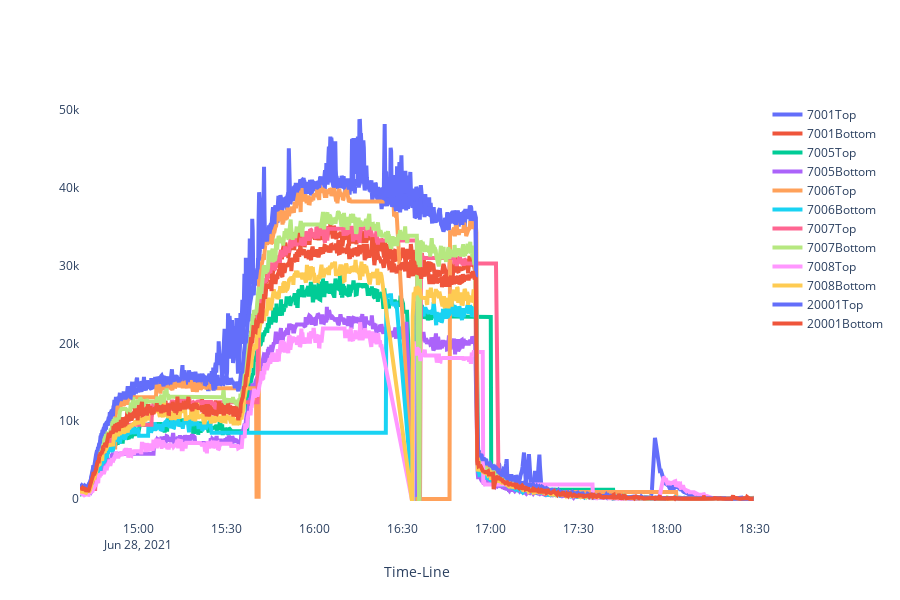

Notebook code cell kept with this figure:
### Code cell
mongodata.plot_ptHtml(data)

### Figure 1 — Plotly figure (JSON) as saved in the notebook; plotly's stock layout.template omitted (floating-point values rounded to 4 significant figures; data arrays with more than 128 entries replaced by an {"elided": "..."} marker saying what was removed)
{"data": [{"line": {"width": 4}, "name": "7001Top", "type": "scatter", "x": {"elided": "1351 str values"}, "y": {"elided": "1351 int values"}}, {"line": {"width": 4}, "name": "7001Bottom", "type": "scatter", "x": {"elided": "1351 str values"}, "y": {"elided": "1351 int values"}}, {"line": {"width": 4}, "name": "7005Top", "type": "scatter", "x": {"elided": "1278 str values"}, "y": {"elided": "1278 int values"}}, {"line": {"width": 4}, "name": "7005Bottom", "type": "scatter", "x": {"elided": "1278 str values"}, "y": {"elided": "1278 int values"}}, {"line": {"width": 4}, "name": "7006Top", "type": "scatter", "x": {"elided": "1159 str values"}, "y": {"elided": "1159 int values"}}, {"line": {"width": 4}, "name": "7006Bottom", "type": "scatter", "x": {"elided": "1159 str values"}, "y": {"elided": "1159 int values"}}, {"line": {"width": 4}, "name": "7007Top", "type": "scatter", "x": {"elided": "1306 str values"}, "y": {"elided": "1306 int values"}}, {"line": {"width": 4}, "name": "7007Bottom", "type": "scatter", "x": {"elided": "1306 str values"}, "y": {"elided": "1306 int values"}}, {"line": {"width": 4}, "name": "7008Top", "type": "scatter", "x": {"elided": "1207 str values"}, "y": {"elided": "1207 int values"}}, {"line": {"width": 4}, "name": "7008Bottom", "type": "scatter", "x": {"elided": "1207 str values"}, "y": {"elided": "1207 int values"}}, {"line": {"width": 4}, "name": "20001Top", "type": "scatter", "x": {"elided": "1346 str values"}, "y": {"elided": "1346 int values"}}, {"line": {"width": 4}, "name": "20001Bottom", "type": "scatter", "x": {"elided": "1346 str values"}, "y": {"elided": "1346 int values"}}], "layout": {"height": 600, "paper_bgcolor": "#fff", "plot_bgcolor": "#fff", "width": 900, "xaxis": {"showgrid": false, "title": {"text": "Time-Line"}}, "yaxis": {"showgrid": false}}}
